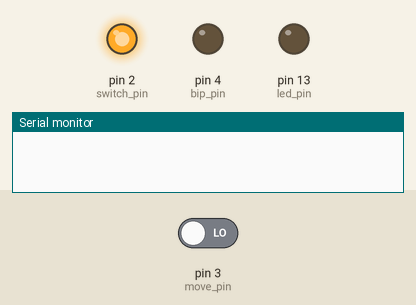
The sketch below on a simulated Arduino Uno, built with avr-gcc and run on an emulated ATmega328P. Shown: output pins drawn as LEDs (lit = HIGH), the last lines printed to the serial monitor. Dashed ring = blinking. The test bench sets the inputs (shaded band); at power-on: pin 3 (move_pin) LOW.

Above: at 1.2 s.
1.3 s: pin 3 (move_pin) driven HIGH
At 1.38 s:
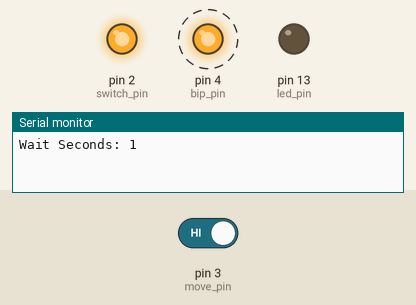
4.3 s: pin 3 (move_pin) driven LOW
At 4.3 s:
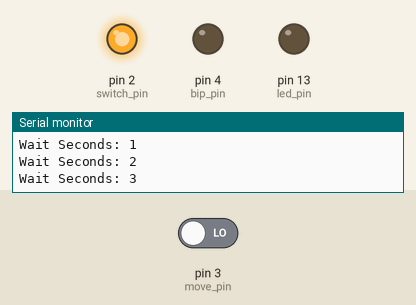
Timing chart, 0 to 7.3 s (numbered marks = the images above; inputs shaded):
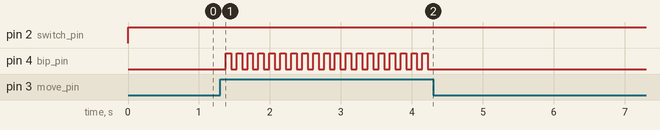

Measured:
- after the input at 1.3 s, pin 4 (bip_pin): alternates HIGH for 0.08 s and LOW for 0.08 s, starting after 0.08 s
- after the input at 4.3 s, pin 2 (switch_pin): stays HIGH (without the input it goes to LOW after 5.0 s); pin 4 (bip_pin): stops changing and stays LOW; pin 13 (led_pin): stays LOW (without the input it goes to HIGH after 5.0 s)

The sketch:

movement_sensor_allarm.ino
```cpp
#define switch_pin 2
#define bip_pin 4
#define move_pin 3
#define led_pin 13


int wait_seconds = 9; // Alarm delay

int delay_time = 10000;
long previusTime_main = 0;
int counter = 0;

// Bip Function
void bip();


void setup() {
  pinMode(switch_pin, OUTPUT);
  pinMode(bip_pin, OUTPUT);
  pinMode(move_pin, INPUT);
  pinMode(led_pin, OUTPUT);
  Serial.begin(9600);
  // Rele ON
  digitalWrite(switch_pin, LOW);
}


void loop() {

  // Read sensor
  int mov = digitalRead( move_pin );

  // If movment sensor gets movement
  if ( mov ) {
    bip(); // Bip Functio every time sensor see movement bip function is enable
    if ( (millis()-previusTime_main) >= 1000 ) {
      previusTime_main = millis();
      counter++;
      Serial.println("Wait Seconds: " + String(counter));
    } // If sensor gets movement under of 9 seonds Allarm On
    if ( (mov == 1) && (counter == wait_seconds) ) {
      counter = 0;
      Serial.println("Movement Sensor Alarm ON");
      digitalWrite(switch_pin, LOW);
      digitalWrite(led_pin, HIGH);
      long startTime = millis();
      while ( (millis()-startTime) <= 3000 );
    }
  }

  // OFF
  else {
    counter = 0;
    digitalWrite(switch_pin, HIGH);
    digitalWrite(bip_pin, LOW);
    digitalWrite(led_pin, LOW);
  }

}


// Bip Function
long previusTime = 0;
int wait = 77;
boolean bip_on = true;


void bip() {
  if ( (millis()-previusTime) >= wait ) {
    previusTime = millis();
    bip_on = !bip_on;
  }
  digitalWrite(bip_pin, bip_on);
}
```
